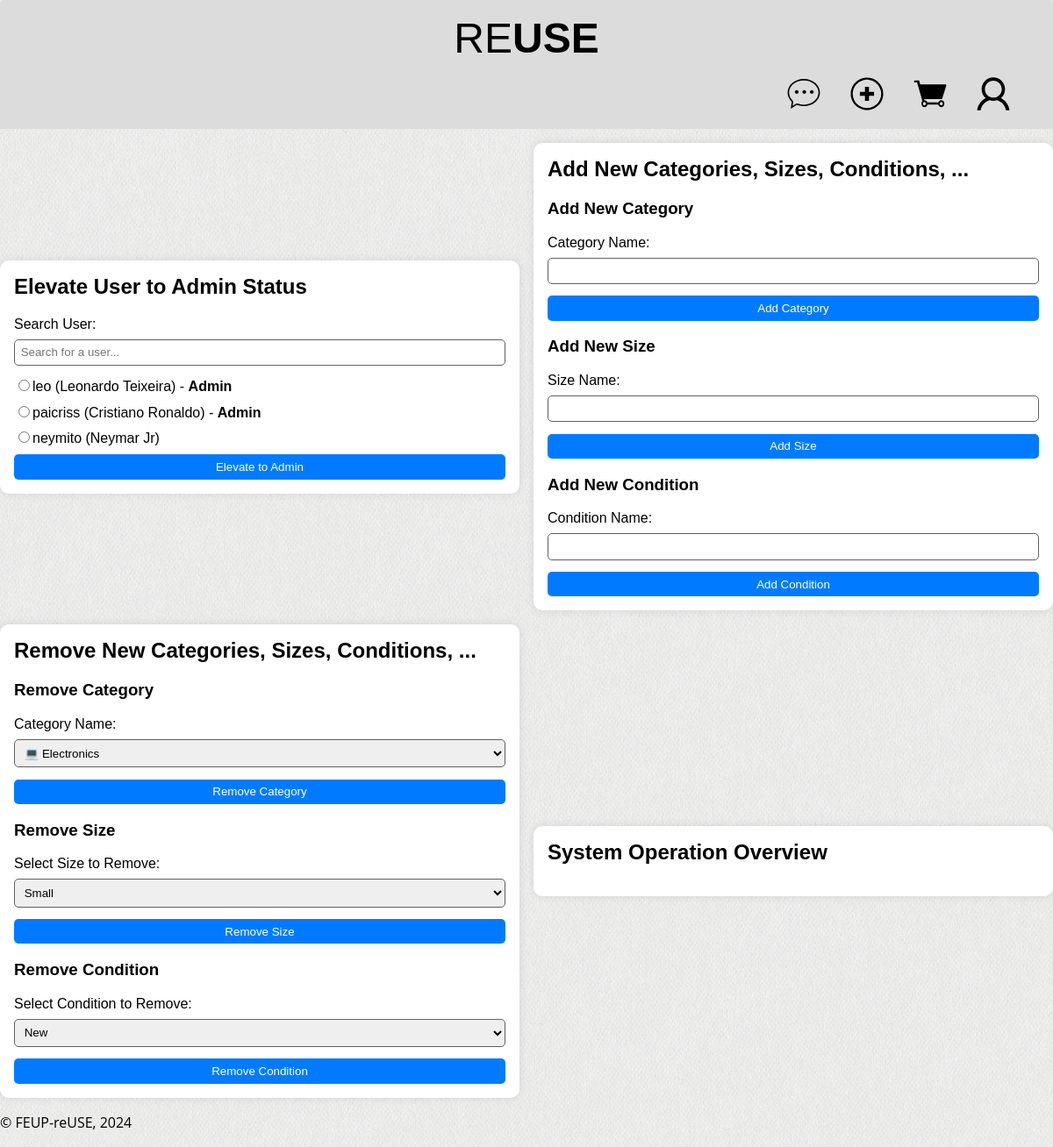
Before: /pages/admin-page.php (signed in) with the older database file.
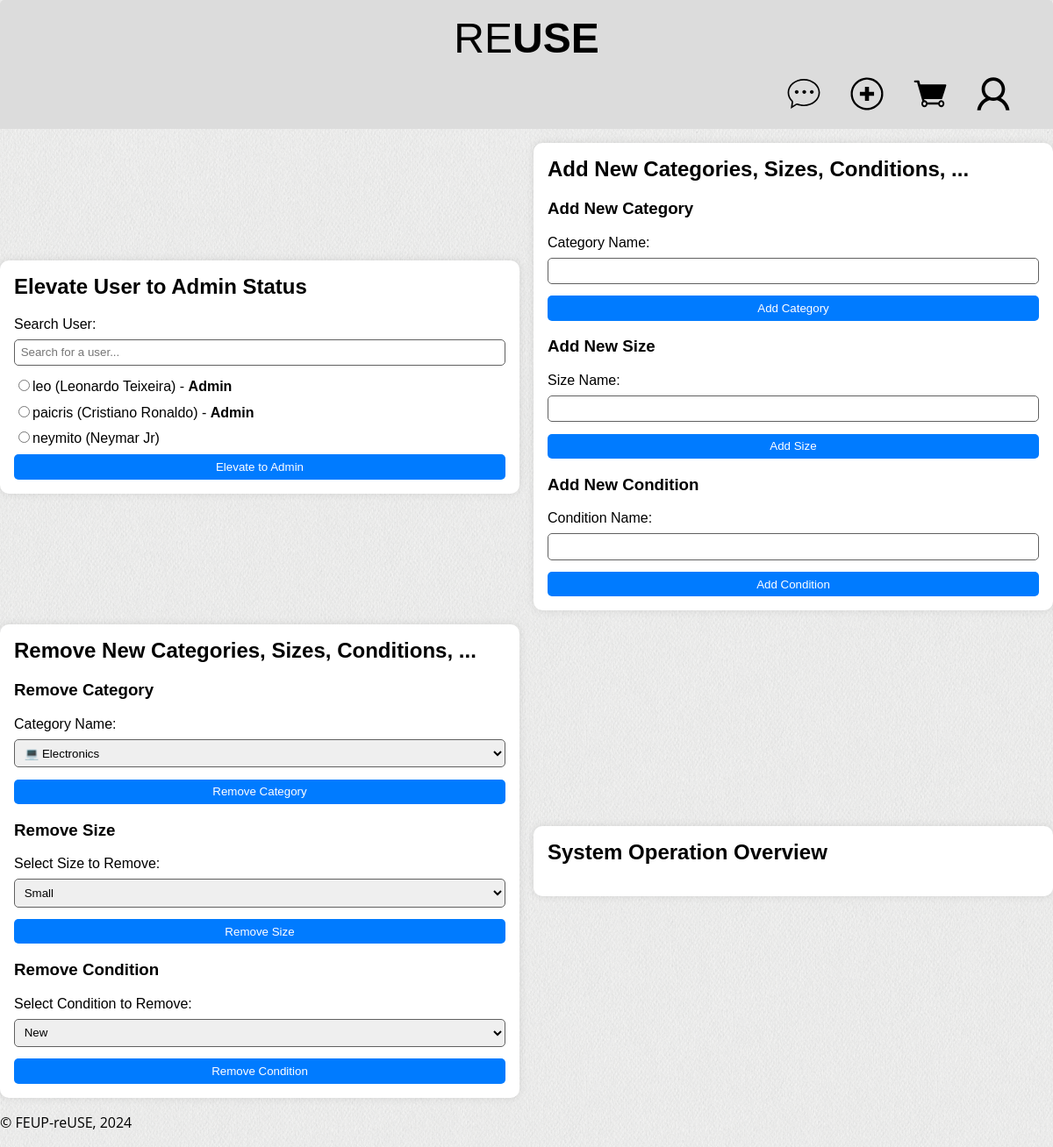
After: the same page with the newer database file.
### tables this page shows
CREATE TABLE Users (
    idUser INTEGER PRIMARY KEY,
    name TEXT NOT NULL,
    username TEXT UNIQUE NOT NULL,
    password TEXT NOT NULL,
    email TEXT UNIQUE NOT NULL,
    isAdmin BOOLEAN NOT NULL DEFAULT 0
);

### utils/session.php (called while the page is built, shortened)
<?php
  class Session {
    public function isLoggedIn() : bool {
      return isset($_SESSION['id']);
    }
  }
?>

### database/users.class.php (called while the page is built, shortened)
<?php
class User {
    public function __construct(int $idUser, string $name, string $username, string $password, string $email, bool $isAdmin) {
        $this->idUser = $idUser;
        $this->name = $name;
        $this->username = $username;
        $this->isAdmin = $isAdmin;
    }
    public static function getAllUsers(PDO $db): array {
        $stmt = $db->prepare('SELECT * FROM Users');
        $stmt->execute();
        $users = $stmt->fetchAll();
        $result = [];
        foreach ($users as $user) {
            $result[] = new User($user['idUser'], $user['name'], $user['username'], $user['password'], $user['email'], (bool) $user['isAdmin']);
        }
        return $result;
    }
}
?>

### database/category.class.php (called while the page is built, shortened)
<?php
class Category {
    public function __construct(int $idCategory, string $categoryName) {
        $this->categoryName = $categoryName;
    }
    static function getCategories(PDO $db): array {
        try {
            $stmt = $db->prepare('SELECT * FROM Categories');
            $stmt->execute();
            $categories = array();
            while ($category = $stmt->fetch()) {
                $categories[] = new Category(
                    $category['idCategory'],
                    $category['categoryName']
                );
            }
            return $categories;
        } catch (PDOException $e) {
            echo "Error fetching categories: " . $e->getMessage();
            return array();
        }
    }
}
?>

### database/size.class.php (called while the page is built, shortened)
<?php
class Size {
    public function __construct(int $idSize, string $sizeName) {
        $this->idSize = $idSize;
        $this->sizeName = $sizeName;
    }
    static function getSizes(PDO $db): array {
        try {
            $stmt = $db->prepare('SELECT * FROM Sizes');
            $stmt->execute();
            $sizes = array();
            while ($size = $stmt->fetch()) {
                $sizes[] = new Size(
                    $size['idSize'],
                    $size['sizeName']
                );
            }
            return $sizes;
        } catch (PDOException $e) {
            return array();
        }
    }
}
?>

### database/condition.class.php (called while the page is built, shortened)
<?php
class Condition {
    public function __construct(int $idCondition, string $conditionName) {
        $this->idCondition = $idCondition;
        $this->conditionName = $conditionName;
    }
    static function getConditions(PDO $db) : array {
        $stmt = $db->prepare('SELECT * FROM Conditions');
        $stmt->execute();
        $conditions = array();
        while ($condition = $stmt->fetch()) {
            $conditions[] = new Condition(
              $condition['idCondition'],
              $condition['conditionName']
            );
        }
        return $conditions;
    }
}
?>

### pages/admin-page.php (the view, shortened to what this page needs)
<?php
require_once(__DIR__ . '/../utils/session.php');
$session = new Session();
require_once(__DIR__ . '/../database/users.class.php');
require_once(__DIR__ . '/../database/category.class.php');
require_once(__DIR__ . '/../database/size.class.php');
require_once(__DIR__ . '/../database/condition.class.php');
require_once(__DIR__ . '/../templates/common.tpl.php');
$db = getDatabaseConnection();
drawHeader($session);
?>
<section id="admin">
    <article>
        <h2>Elevate User to Admin Status</h2>
        <form action="../actions/action_elevate_user.php" method="post">
            <label for="user_search">Search User:</label>
            <input type="text" id="user_search" name="user_search" placeholder="Search for a user...">
            <div id="user_list">
                <?php
                $users = User::getAllUsers($db);
                foreach ($users as $user) {
                    if ($user->isAdmin){
                        echo "<div><input type='radio' id='user_{$user->idUser}' name='user_id' value='{$user->idUser}'><label for='user_{$user->idUser}'>{$user->username} ({$user->name}) - <strong>Admin</strong></label></div>";
                    }
                    else {
                        echo "<div><input type='radio' id='user_{$user->idUser}' name='user_id' value='{$user->idUser}'><label for='user_{$user->idUser}'>{$user->username} ({$user->name})</label></div>";
                    }
                }
                ?>
            </div>
            <button type="submit">Elevate to Admin</button>
        </form>
    </article>
    <article>
        <h2>Add New Categories, Sizes, Conditions, ...</h2>
        <div>
            <h3>Add New Category</h3>
            <form action="../actions/action_add_category.php" method="post">
                <label for="categoryName">Category Name:</label>
                <input type="text" id="categoryName" name="categoryName" required>
                <button type="submit">Add Category</button>
            </form>
        </div>
        <div>
            <h3>Add New Size</h3>
            <form action="../actions/action_add_size.php" method="post">
                <label for="sizeName">Size Name:</label>
                <input type="text" id="sizeName" name="sizeName" required>
                <button type="submit">Add Size</button>
            </form>
        </div>
        <div>
            <h3>Add New Condition</h3>
            <form action="../actions/action_add_condition.php" method="post">
                <label for="conditionName">Condition Name:</label>
                <input type="text" id="conditionName" name="conditionName" required>
                <button type="submit">Add Condition</button>
            </form>
    </article>
    <article>
        <h2>Remove New Categories, Sizes, Conditions, ...</h2>
        <div>
            <h3>Remove Category</h3>
            <form action="../actions/action_remove_category.php" method="post">
                <label for="categoryName">Category Name:</label>
                <select id="categoryName" name="categoryName" required>
                    <?php
                    $categories = Category::getCategories($db);
                    foreach ($categories as $category) {
                        echo "<option value='{$category->categoryName}'>{$category->categoryName}</option>";
                    }
                    ?>
                </select>
                <button type="submit">Remove Category</button>
            </form>
        </div>
        <div>
            <h3>Remove Size</h3>
            <form action="../actions/action_remove_size.php" method="post">
                <label for="sizeId">Select Size to Remove:</label>
                <select id="sizeId" name="sizeId" required>
                    <?php
                    $sizes = Size::getSizes($db);
                    foreach ($sizes as $size) {
                        echo "<option value='{$size->idSize}'>{$size->sizeName}</option>";
                    }
                    ?>
                </select>
                <button type="submit">Remove Size</button>
            </form>
        </div>
        <div>
            <h3>Remove Condition</h3>
            <form action="../actions/action_remove_condition.php" method="post">
                <label for="conditionId">Select Condition to Remove:</label>
                <select id="conditionId" name="conditionId" required>
                    <?php
                    $conditions = Condition::getConditions($db);
                    foreach ($conditions as $condition) {
                        echo "<option value='{$condition->idCondition}'>{$condition->conditionName}</option>";
                    }
                    ?>
                </select>
                <button type="submit">Remove Condition</button>
            </form>
    </article>
    <article>
        <h2>System Operation Overview</h2>
    </article>
</section>
<?php
drawFooter();
?>

### templates/common.tpl.php (shortened to what this page needs)
<?php function drawHeader($session) { ?>
  <!DOCTYPE html>
  <html lang="en">
    <head>
      <link rel="stylesheet" href="../css/style.css">
      <link rel="stylesheet" href="../css/layout.css">
      <link rel="stylesheet" href="../css/responsive.css">
    </head>
    <body>
      <header>
        <h1>
            <a href="../pages/index.php">RE<strong>USE</strong></a>
        </h1>
        <?php
          if ($session->isLoggedIn()) {
        ?>
            <div id="user-icons">
              <a href="../pages/chats.php"><img src="../docs/images/icon_chat.svg" alt="Chats"></a>
              <a href="../pages/add_publication.php"><img src="../docs/images/icon_add.svg" alt="Add Publication"></a>
              <a href="../pages/cart.php"><img src="../docs/images/icon_cart.svg" alt="Cart"></a>
              <a href="../pages/user-profile.php?idUser=<?=$_SESSION['id']?>"><img src="../docs/images/icon_profile.svg" alt="Profile"></a>
            </div>
        <?php
          }
        ?>
      </header>
<?php } ?>
<?php function drawFooter() { ?>
    <footer>
        <p>&copy; FEUP-reUSE, 2024</p>
    </footer>
  </body>
</html>
<?php } ?>

### css/style.css (style rules this page uses)
:root { --lightgrey: #dcdcdc; --lightergrey: #eaeaea; --grey: #606060; --blue: #007bff; --darkblue: #0056b3; --black: #000000; --white: #ffffff; --red: #d11b2e; --green: #26bf4a; --yellow: #f59918; }
a { text-decoration: none; color: var(--black); transition: 0.3s ease; }
body > header { background-color: var(--lightgrey); border-radius: 5px 5px 0 0; }
body > header h1 { font-size: 3em; font-weight: 100; color: var(--black); margin: 0; }
body > header strong { font-weight: 900; }
body > header h1 a { text-decoration: none; color: var(--black); }
#user-icons { margin-top: 1em; }
#user-icons img { width: 40px; height: 40px; margin-right: 2em; }
label { margin-bottom: 0.5em; }
button { background-color: var(--blue); color: var(--white); border: none; padding: 0.5em 1em; border-radius: 5px; transition: 0.3s; }
input, select { padding: 0.5em; border: 1px solid var(--grey); border-radius: 5px; }
#admin { margin-top: 1em; gap: 1em; }
#admin article { flex: 1 1 30%; background-color: var(--white); box-shadow: 0 0 10px rgba(0, 0, 0, 0.1); border-radius: 10px; padding: 1em; }
#admin h2 { margin-top: 0; }
#admin input, #admin select { padding: 0.5em; border: 1px solid var(--grey); border-radius: 5px; margin-bottom: 1em; }
body { font-family: "Poppins", sans-serif; }
p { font-family: "Open Sans", sans-serif; line-height: 1.5em; }

### css/layout.css (style rules this page uses)
body { margin: 0 auto; background-image: url("../docs/images/website_background.png"); width: 80em; display: grid; grid-template-columns: 1fr 4fr; grid-template-rows: auto; grid-template-areas: "header header" "menu menu" "signup signup" "details details" "aside items" "footer footer"; }
body > header { grid-area: header; }
body > footer { grid-area: footer; }
body > header { display: flex; flex-direction: column; padding: 1em; }
body > header h1 { display: flex; justify-content: center; }
#signup, #user-icons { display: flex; justify-content: flex-end; flex-wrap: wrap; }
form { display: flex; flex-direction: column; }
#admin { grid-area: details; display: flex; align-items: center; flex-wrap: wrap; }

### css/responsive.css (style rules this page uses)
@media (max-width: 80em) { body { width: 100%; } }

Changed rows visible on the page:
changed users "Cristiano Ronaldo": user_id "☐ paicriss (Cristiano Ronaldo) -" → "☐ paicris (Cristiano Ronaldo) -"; username "paicriss" → "paicris"
